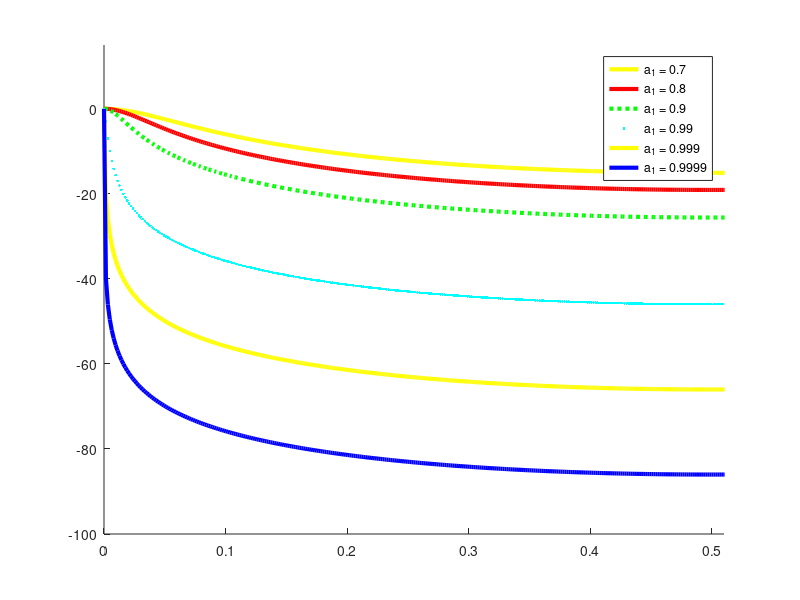

Recreate this plot in MATLAB.
%
% $Id: iir3.m 24 2013-03-06 04:12:35Z nicb $
%
A_1s = [0.7 0.8 0.9 0.99 0.999 0.9999];
A_1s_colors = [ 'yellow'; 'red'; 'green'; 'cyan'; 'yellow'; 'blue' ];
A_1s_types = [ '-'; '--'; ':'; '.-'; '-'; '--' ];
step = 0.01;
W = [0:step:(2*pi)-step];
Norm = W ./ (2*pi);
figure(1,'visible','off');
hold on;
for a=1:length(A_1s)
	a1 = A_1s(a);
	Y = 1./sqrt(1 - (2*a1*cos(W)) + (a1^2));
	Ymax = max(Y);
	Ynorm = Y/Ymax;
	Ydb = 20*log10(Ynorm);
	plot(Norm, Ydb, [ A_1s_types(a) ';a_1 = ' num2str(A_1s(a)) ';'], 'linewidth', 3, 'color', A_1s_colors(a));
	axis([0 0.51 -100 +15]);
end
hold off;
